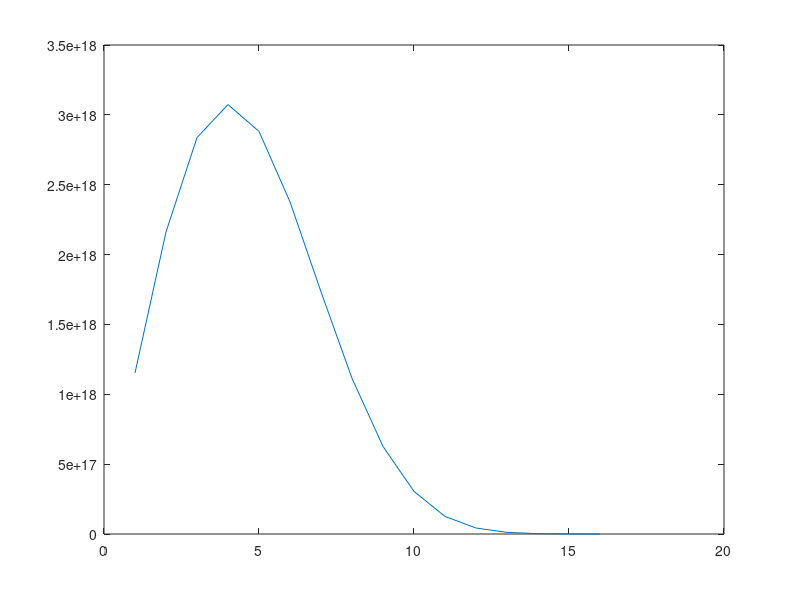

This chart was generated by the following MATLAB code:
%% Contraction Density
% Calculate probability distribution of functions on N space with respect
% to size of set limit

% Maintenance
clear all
close all
clc

Save = true;
Show = false;

N = 16; % Set dimension


%% Caclulate densities (should take ~O(2^n) operations)

Ln = zeros(N,1); % The distribution

FacGrid = zeros(N+1,N+1); % Save us factorial computations
for L = 1:N+1 
    for M = 1:L
        FacGrid(L,M) = factorial(L-1)/(factorial(M-1)*factorial(L-M)); 
    end
end
% (N n) = FacGrid(N+1,n+1)

ExpGrid = 1:N;
[GridX,GridY] = meshgrid(ExpGrid,ExpGrid);
ExpGrid = GridX.^GridY; 
ExpGrid = ExpGrid.'; % X^Y = ExpGrid(X,Y)

for n = N-1:-1:1
    
    Ln(n) = factorial(N)/factorial(N-n);
    
    V = zeros(N-n+1,1);
    V(1) = n;
    V(2) = N-n;
    
    tot = 0;
    go = true;
    
    while go == true;
        
        val = 1;
        
        for J = 2:N-n+1 % J=1:N-n shifted by matlab indexing
            
            if V(J) == 0
                break % Very important: keeps cost under super-exponential
            end
            % Most of the cost is actually here
            
            % val = val * V(J-1)^V(J) * factorial(sum(V(J:end)) / (factorial(V(J))*
            % factorial(sum(V(J:end)-V(J)))
            val = val*ExpGrid(V(J-1),V(J)); 
            val = val*FacGrid(sum(V(J:end))+1,V(J)+1);
            
        end
                
        tot = tot + val;
        
        if V(N-n+1) == 1
            go = false;
            break % The only way to be sure is to break out
        end
        
        %% Index shifting
        for K = J:-1:2 % J-1:-1:1 (J has plus one too, so "2" is our "1")
            % Keep descending (backwards) until hitting a "step" you can subtract from
            
            if V(K-1)-1 ~= 0
                V(K-1) = V(K-1) - 1;
                V(K) = V(K) + (J-K+1);
                
                break
            end
            % Haven't hit the target, thus one step back
            
            V(K-1) = V(K-1) - 1;
        end
        
    end
    
    Ln(n) = Ln(n)*tot;
    
end

% We made it!

Ln(N) = factorial(N); % Take care of the last one, with all those screwy indices

plot(Ln)



